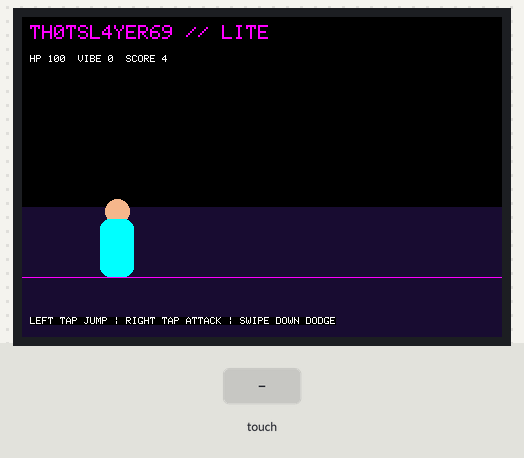
Recording of a program running on a simulated ESP32-S3. Shown: 480×320 colour display. Inputs (shaded band) come from the test bench.

Above: at 1.3 s.
1.4 s: touch panel pressed at 62 % / 10 % of its raw x / y range
At 2.31 s:
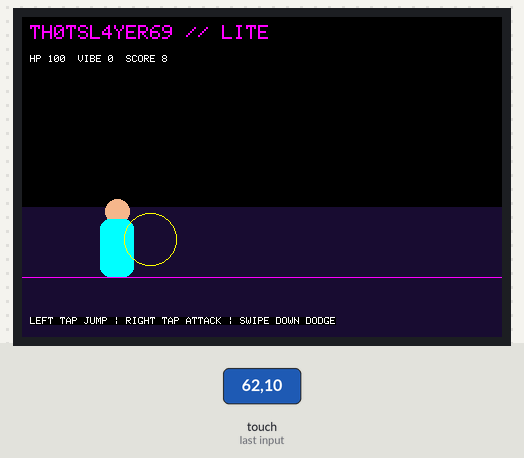
4.4 s: touch panel pressed at 13 % / 10 % of its raw x / y range
At 5.16 s:
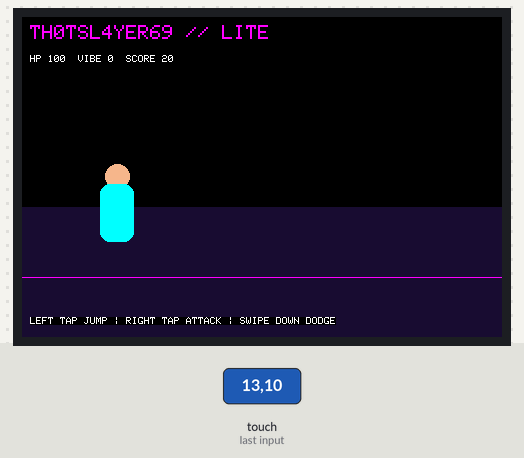

The program:

main.cpp
```cpp
#include <Arduino.h>
#include <TFT_eSPI.h>
#include <XPT2046_Touchscreen.h>

// Configure these pins and TFT_eSPI/User_Setup.h for the chosen ESP32-S3 board/display.
#ifndef TOUCH_CS
#define TOUCH_CS 5
#endif
#ifndef TOUCH_IRQ
#define TOUCH_IRQ 4
#endif

TFT_eSPI tft;
XPT2046_Touchscreen touch(TOUCH_CS, TOUCH_IRQ);

constexpr int SCREEN_W = 480;
constexpr int SCREEN_H = 320;
constexpr int GROUND_Y = 260;

struct Player {
  int health = 100;
  int vibe = 0;
  uint32_t score = 0;
  uint32_t airborneUntil = 0;
  uint32_t attackUntil = 0;
  uint32_t dodgeUntil = 0;
};

Player player;
uint32_t lastFrame = 0;
uint32_t touchStarted = 0;
int16_t touchStartX = 0;
int16_t touchStartY = 0;
bool touching = false;

int16_t mapTouchX(int16_t raw) { return constrain(map(raw, 250, 3850, 0, SCREEN_W), 0, SCREEN_W - 1); }
int16_t mapTouchY(int16_t raw) { return constrain(map(raw, 250, 3850, 0, SCREEN_H), 0, SCREEN_H - 1); }

void applyGesture(int16_t startX, int16_t startY, int16_t endX, int16_t endY, uint32_t duration) {
  const int dx = endX - startX;
  const int dy = endY - startY;
  const uint32_t now = millis();
  if (abs(dy) >= 42 && abs(dy) > abs(dx)) {
    if (dy > 0) player.dodgeUntil = now + 360;
    else if (player.vibe >= 100) player.vibe = 0;
    return;
  }
  if (duration <= 450 && abs(dx) < 42 && abs(dy) < 42) {
    if (endX < SCREEN_W / 2) player.airborneUntil = now + 520;
    else player.attackUntil = now + 180;
  }
}

void readTouch() {
  if (touch.touched()) {
    TS_Point p = touch.getPoint();
    const int16_t x = mapTouchX(p.x);
    const int16_t y = mapTouchY(p.y);
    if (!touching) {
      touching = true;
      touchStarted = millis();
      touchStartX = x;
      touchStartY = y;
    }
  } else if (touching) {
    TS_Point p = touch.getPoint();
    applyGesture(touchStartX, touchStartY, mapTouchX(p.x), mapTouchY(p.y), millis() - touchStarted);
    touching = false;
  }
}

void drawFrame() {
  const uint32_t now = millis();
  tft.fillScreen(TFT_BLACK);
  tft.fillRect(0, 190, SCREEN_W, 130, tft.color565(28, 14, 49));
  tft.drawFastHLine(0, GROUND_Y, SCREEN_W, TFT_MAGENTA);

  const int playerY = GROUND_Y - 58 - (now < player.airborneUntil ? 35 : 0);
  tft.fillCircle(95, playerY - 8, 12, tft.color565(245, 182, 140));
  tft.fillRoundRect(78, playerY, 34, 58, 10, TFT_CYAN);
  if (now < player.attackUntil) tft.drawCircle(128, playerY + 20, 26, TFT_YELLOW);
  if (now < player.dodgeUntil) tft.drawRoundRect(68, playerY - 3, 54, 64, 12, TFT_PURPLE);

  tft.setTextColor(TFT_MAGENTA, TFT_BLACK);
  tft.setTextSize(2);
  tft.drawString("TH0TSL4YER69 // LITE", 8, 8);
  tft.setTextColor(TFT_WHITE, TFT_BLACK);
  tft.setTextSize(1);
  tft.drawString("HP " + String(player.health) + "  VIBE " + String(player.vibe) + "  SCORE " + String(player.score), 8, 38);
  tft.drawString("LEFT TAP JUMP | RIGHT TAP ATTACK | SWIPE DOWN DODGE", 8, 300);
}

void setup() {
  Serial.begin(115200);
  tft.init();
  tft.setRotation(1);
  tft.setSwapBytes(true);
  touch.begin();
  touch.setRotation(1);
  lastFrame = millis();
}

void loop() {
  readTouch();
  const uint32_t now = millis();
  if (now - lastFrame >= 33) {
    player.score += 1;
    drawFrame();
    lastFrame = now;
  }
}
```

Measured:
- after the input at 1.4 s, the display: first differs from a run without the input after 0.68 s (image 1)
- what the display in image 1 shows lasts 0.5 s, from 2.1 s to 2.6 s
